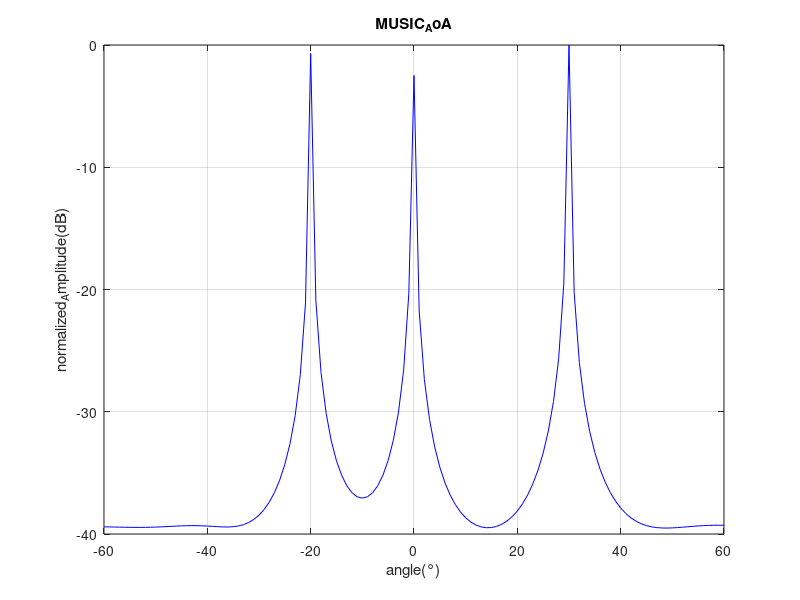

MATLAB code for this plot:

clc;
clear;
close all;

M = 8;  
c = 3e8;  
lamda = 0.1;  
fc = c / lamda;  
fs = 500;  
snap = 500;  
dt = 1 / fs;  

SNR_dB = 10;  
SNR = 1 / db2mag(SNR_dB);  


theta = [-20, 0, 30];


d = 0.5 * lamda;
n = 0:M-1;


a1 = exp(-1j * 2 * pi * d / lamda * n * sin(theta(1) / 180 * pi))';
a2 = exp(-1j * 2 * pi * d / lamda * n * sin(theta(2) / 180 * pi))';
a3 = exp(-1j * 2 * pi * d / lamda * n * sin(theta(3) / 180 * pi))';
A = [a1, a2, a3];

t = (1:snap) * dt;
s1 = exp(1j * 2 * pi * (fc .* t + 0.5 * 30 * t .^ 2));
s2 = exp(1j * 2 * pi * (fc .* t + 0.5 * 20 * t .^ 2));
s3 = exp(1j * 2 * pi * (fc .* t + 0.5 * 10 * t .^ 2));
St = [s1; s2; s3];

Nt = zeros(M, length(t));
for k = 1:M
    noise = SNR * randn(1, length(t));
    Nt(k, :) = noise;
end
Xt = A * St + Nt;
R = Xt * Xt' / length(t);
[U, ~] = eig(R);

ac = 0;
amplitude = zeros(1, 121); 
for theta_scan = -60:1:60
    ac = ac + 1;
    a_theta = exp(-1j * 2 * pi * d / lamda * n .* sin(theta_scan / 180 * pi))';
    Pmusic = 1 / (a_theta' * (U(:, 1:5) * U(:, 1:5)') * a_theta);  
    amplitude(ac) = abs(Pmusic);
end

figure;
plot(-60:1:60, pow2db(amplitude / max(amplitude)), 'b');
xlabel('angle(°)');
ylabel('normalized_Amplitude(dB)');
title('MUSIC_AoA');
grid on;
